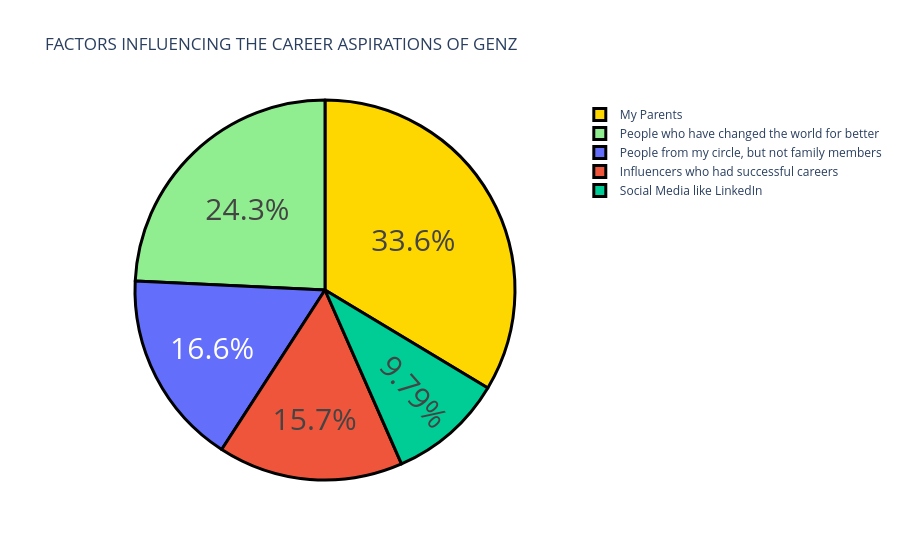

Notebook code cell kept with this figure:
### Markdown cell above
OBJECTIVE 2 - WHAT ARE THE FACTORS INFLUENCING THE CAREER ASPIRATIONS OF GENZ

### Code cell
country = data['Which of the below factors influence the most about your career aspirations ?'].value_counts()
label = country.index
counts = country.values
colors = ['gold', 'lightgreen']
fig = go.Figure(data=[go.Pie(labels = label, values = counts)])
fig.update_layout(title_text = "FACTORS INFLUENCING THE CAREER ASPIRATIONS OF GENZ")
fig.update_traces(hoverinfo= 'label+value', textinfo = 'percent', textfont_size =30, marker = dict(colors = colors, line =dict(color = 'black', width=3)))

fig.show()

### Figure 1 — Plotly figure (JSON) as saved in the notebook; plotly's stock layout.template omitted (floating-point values rounded to 4 significant figures)
{"data": [{"hoverinfo": "label+value", "labels": ["My Parents", "People who have changed the world for better", "People from my circle, but not family members", "Influencers who had successful careers", "Social Media like LinkedIn"], "marker": {"colors": ["gold", "lightgreen"], "line": {"color": "black", "width": 3}}, "textfont": {"size": 30}, "textinfo": "percent", "type": "pie", "values": [79, 57, 39, 37, 23]}], "layout": {"autosize": true, "title": {"text": "FACTORS INFLUENCING THE CAREER ASPIRATIONS OF GENZ"}}}
